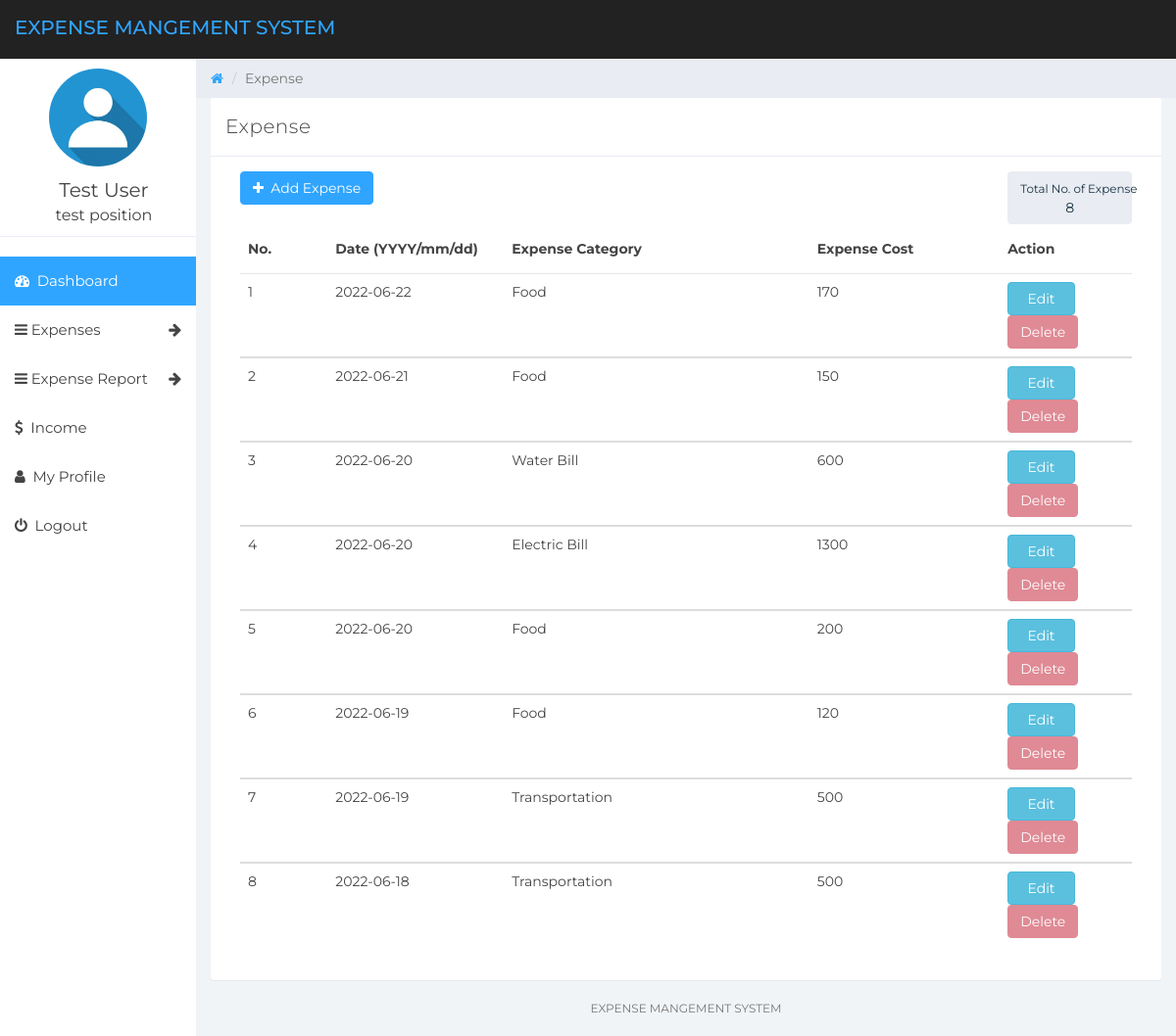
The app's page /add-expense.php (signed in) with its own data.
### tables this page shows
CREATE TABLE `tbluser` (
  `ID` int(10) NOT NULL,
  `FullName` varchar(150) DEFAULT NULL,
  `Email` varchar(200) DEFAULT NULL,
  `MobileNumber` bigint(10) DEFAULT NULL,
  `Password` varchar(200) DEFAULT NULL,
  `RegDate` timestamp NOT NULL DEFAULT current_timestamp(),
  `Position` varchar(200) DEFAULT NULL,
  `Image` blob DEFAULT NULL
);

CREATE TABLE `tblexpense` (
  `ID` int(10) NOT NULL,
  `UserId` int(10) NOT NULL,
  `ExpenseDate` date DEFAULT NULL,
  `ExpenseItem` varchar(200) DEFAULT NULL,
  `ExpenseCost` varchar(200) DEFAULT NULL,
  `ExpenseCategory` varchar(200) DEFAULT NULL,
  `NoteDate` timestamp NULL DEFAULT current_timestamp()
);

### add-expense.php (the view, shortened to what this page needs)
<?php
include('includes/dbconnection.php');
if (strlen($_SESSION['detsuid'] == 0)) {
	header('location:logout.php');
} else {
	$userid = $_SESSION['detsuid'];
	$rowCount = mysqli_fetch_array(mysqli_query($con, "select COUNT(*) as count from tblexpense where UserId='$userid'"));
?>
	<!DOCTYPE html>
	<html>
	<head>
		<link href="css/bootstrap.min.css" rel="stylesheet">
		<link href="css/font-awesome.min.css" rel="stylesheet">
		<link href="css/datepicker3.css" rel="stylesheet">
		<link href="css/styles.css" rel="stylesheet">
	</head>
	<body>
		<?php include_once('includes/header.php'); ?>
		<?php include_once('includes/sidebar.php'); ?>
		<div class="col-sm-9 col-sm-offset-3 col-lg-10 col-lg-offset-2 main">
			<div class="row">
				<ol class="breadcrumb">
					<li><a href="#">
							<em class="fa fa-home"></em>
						</a></li>
					<li class="active">Expense</li>
				</ol>
			</div>
			<div class="row">
				<div class="col-lg-12">
					<div class="panel panel-default">
						<div class="panel-heading">Expense</div>
						<div class="panel-body">
							<div class="col-md-10">
								<div class="form-group has-success">
									<a data-toggle="modal" data-target="#addExpense" class="btn btn-primary"><em class="fa fa-plus">&nbsp;</em> Add Expense</a>
								</div>
							</div>
							<div class="col-md-2">
								<label class="btn btn-default" data-ng-disabled="true">
									<small id="lblTotalCategories">Total No. of Expense</small>
									<div><?php echo $rowCount['count']; ?></div>
								</label>
							</div>
							<div class="col-md-12">
								<div class="table-responsive-sm">
									<table class="table table-hover">
										<thead>
											<tr>
												<th style="width: 10%">No.</th>
												<th style="width: 20%">Date (YYYY/mm/dd)</th>
												<th style="width: 35%">Expense Category</th>
												<th style="width: 20%">Expense Cost</th>
												<th></th>
												<th style="width: 15%">Action</th>
											</tr>
										</thead>
										<?php
										$ret = mysqli_query($con, "select * from tblexpense where UserId='$userid' ORDER BY ExpenseDate DESC");
										$cnt = 1;
										while ($row = mysqli_fetch_array($ret)) {
										?>
											<tbody>
												<tr>
													<td><?php echo $cnt; ?></td>
													<td><?php echo $row['ExpenseDate']; ?> </td>
													<td><?php echo $row['ExpenseCategory']; ?> </td>
													<td><?php echo $row['ExpenseCost']; ?> </td>
													<td><span hidden='true'><?php echo  $row['ID']; ?></span></td>
													<td>
														<button data-toggle="modal" class="btn btn-info editbtn">&nbsp; Edit &nbsp;</button>
														<button data-toggle="modal" class="btn btn-danger deletebtn"> Delete </button>
													</td>
												</tr>
											<?php $cnt = $cnt + 1;
										} ?>
											</tbody>
									</table>
								</div>
							</div>
						</div>
					</div>
				</div>
			</div>
			<?php include_once('includes/footer.php'); ?>
		</div>
	</body>
	</html>
<?php }  ?>

### includes/header.php (shortened to what this page needs)
<nav class="navbar navbar-custom navbar-fixed-top" role="navigation">
    <div class="container-fluid">
        <div class="navbar-header">
            <a class="navbar-brand" href="dashboard.php"><span>Expense Mangement System</span></a>
        </div>
    </div>
</nav>

### includes/sidebar.php (shortened to what this page needs)
<?php
include('includes/dbconnection.php');
?>
<div id="sidebar-collapse" class="col-sm-3 col-lg-2 sidebar wrapper">
  <div class="profile-sidebar">
    <?php
    $userid = $_SESSION['detsuid'];
    $query = mysqli_query($con, "select * from tbluser where ID='$userid'");
    $row = mysqli_fetch_array($query);
    $noImage = './assets/images/users/default-profile-picture.jpg';
    ?>
    <div class="profile-userpic">
      <img src="<?php if ($row['Image']) {
												echo $row['Image'];
                      } else { echo $noImage; } ?>" class="img-responsive" alt="image" class="responsive">
    </div>
    <div class="profile-usertitle">
      <div class="profile-usertitle-name"><?php echo $row['FullName']; ?></div>
      <div class="profile-usertitle-position"><?php echo $row['Position']; ?></div>
    </div>
  </div>
  <ul class="nav menu" id="wrapper">
    <li class="active"><a href="dashboard.php"><em class="fa fa-dashboard">&nbsp;</em> Dashboard</a></li>
    <li class="parent "><a data-toggle="collapse" href="#sub-item-1">
        <em class="fa fa-navicon">&nbsp;</em>Expenses <span data-toggle="collapse" href="#sub-item-1" class="icon pull-right"><em class="fa fa-arrow-right"></em></span>
      </a>
    </li>
    <li class="parent "><a data-toggle="collapse" href="#sub-item-2">
        <em class="fa fa-navicon">&nbsp;</em>Expense Report <span data-toggle="collapse" href="#sub-item-1" class="icon pull-right"><em class="fa fa-arrow-right"></em></span>
      </a>
    </li>
    <li><a href="add-income.php"><em class="fa fa-usd">&nbsp;</em> Income</a></li>
    <li><a href="user-profile.php"><em class="fa fa-user">&nbsp;</em> My Profile</a></li>
    <li><a data-toggle="modal" data-target="#logOut"><em class="fa fa-power-off">&nbsp;</em> Logout</a></li>
  </ul>
</div>

### includes/footer.php
<div class="col-sm-12">
				<p class="back-link">Expense Mangement System</p>
			</div>

### css/styles.css (style rules this page uses)
body { background: #f1f4f7; padding-top: 60px; font-size: 14px; color: #444444; font-family: "Montserrat", "Helvetica Neue", Helvetica, Arial, sans-serif; }
p { color: #777; }
a, a:hover, a:focus { color: #30a5ff; }
.navbar-custom { background: #222; height: 60px; }
.navbar-header .navbar-brand { color: #fff; font-size: 20px; text-transform: uppercase; font-weight: 500; height: 60px; padding-top: 18px; }
.navbar-header .navbar-brand span { color: #30a5ff; }
.btn-default, .btn-default:hover, .btn-default:focus, .btn-default:active, .btn-default.active, .open > .dropdown-toggle.btn-default, .btn-default.disabled, .btn-default[disabled], fieldset[disabled] .btn-default, .btn-default.disabled:hover, .btn-default[disabled]:hover, fieldset[disabled] .btn-default:hover, .btn-default.disabled:focus, .btn-default[disabled]:focus, fieldset[disabled] .btn-default:focus, .btn-default.disabled:active, .btn-default[disabled]:active, fieldset[disabled] .btn-default:active, .btn-default.disabled.active, .btn-default[disabled].active, fieldset[disabled] .btn-default.active { background-color: #e9ecf2; border-color: #e9ecf2; color: #1b3548; }
.btn-primary, .btn-primary:hover, .btn-primary:focus, .btn-primary:active, .btn-primary.active, .open > .dropdown-toggle.btn-primary, .btn-primary.disabled, .btn-primary[disabled], fieldset[disabled] .btn-primary, .btn-primary.disabled:hover, .btn-primary[disabled]:hover, fieldset[disabled] .btn-primary:hover, .btn-primary.disabled:focus, .btn-primary[disabled]:focus, fieldset[disabled] .btn-primary:focus, .btn-primary.disabled:active, .btn-primary[disabled]:active, fieldset[disabled] .btn-primary:active, .btn-primary.disabled.active, .btn-primary[disabled].active, fieldset[disabled] .btn-primary.active { background-color: #30a5ff; border-color: #30a5ff; }
.btn-danger, .btn-danger:hover, .btn-danger:focus, .btn-danger:active, .btn-danger.active, .open > .dropdown-toggle.btn-danger, .btn-danger.disabled, .btn-danger[disabled], fieldset[disabled] .btn-danger, .btn-danger.disabled:hover, .btn-danger[disabled]:hover, fieldset[disabled] .btn-danger:hover, .btn-danger.disabled:focus, .btn-danger[disabled]:focus, fieldset[disabled] .btn-danger:focus, .btn-danger.disabled:active, .btn-danger[disabled]:active, fieldset[disabled] .btn-danger:active, .btn-danger.disabled.active, .btn-danger[disabled].active, fieldset[disabled] .btn-danger.active { background-color: #df8a95; border-color: #df8a95; }
.panel { border: 0; }
.panel-heading { font-size: 20px; font-weight: 300; letter-spacing: 0.025em; height: 60px; line-height: 38px; }
.panel-default .panel-heading { background: #fff; border-bottom: 1px solid #e9ecf2; color: #444444; }
.navbar { border: 0; }
.sidebar { display: block; padding: 0; display: none; box-shadow: none; background: #fff; }
.sidebar ul { margin: 20px 0px; }
@media (min-width: 768px) { .sidebar { display: block; position: fixed; top: 60px; bottom: 0; left: 0; z-index: 1000; display: block; margin: 0; padding: 0; overflow-x: hidden; overflow-y: auto; } }
@media (min-width: 768px) { .navbar-header { width: 100%; } }
.sidebar ul.nav .active a, .sidebar ul.nav li.parent a.active, .sidebar ul.nav .active > a:hover, .sidebar ul.nav li.parent a.active:hover, .sidebar ul.nav .active > a:focus, .sidebar ul.nav li.parent a.active:focus { color: #fff; background-color: #30a5ff; }
.sidebar ul.nav li a { height: 50px; font-size: 15px; line-height: 2em; color: #444444; }
.profile-sidebar { padding: 10px 0; border-bottom: 1px solid #e9ecf2; }
.profile-userpic img { display: block; margin-left: auto; margin-right: auto; width: 50%; border-radius: 9999px !important; }
.profile-usertitle { float: center; text-align: center; margin: 10px 0 0 12px; }
.profile-usertitle-name { font-size: 20px; margin-bottom: 0px; }
.profile-usertitle-position { font-size: 16px; margin-bottom: 0px; }
.breadcrumb { border-radius: 0; padding: 10px 15px 10px 15px; background: #e9ecf2; margin: 0; }
.table { background: #fff; }
.table > thead > tr > th { border-bottom: 1px solid #e6e7e8; vertical-align: middle; height: 50px; }
p.back-link { text-align: center; margin-bottom: 20px; font-size: 12px; text-transform: uppercase; }

### records on screen
tbluser: FullName "Test User", Position "test position"
tblexpense: ExpenseDate "2022-06-22", ExpenseCategory "Food", ExpenseCost "170"
tblexpense: ExpenseDate "2022-06-21", ExpenseCategory "Food", ExpenseCost "150"
tblexpense: ExpenseDate "2022-06-20", ExpenseCategory "Water Bill", ExpenseCost "600"
tblexpense: ExpenseDate "2022-06-20", ExpenseCategory "Electric Bill", ExpenseCost "1300"
tblexpense: ExpenseDate "2022-06-20", ExpenseCategory "Food", ExpenseCost "200"
tblexpense: ExpenseDate "2022-06-19", ExpenseCategory "Food", ExpenseCost "120"
tblexpense: ExpenseDate "2022-06-19", ExpenseCategory "Transportation", ExpenseCost "500"
tblexpense: ExpenseDate "2022-06-18", ExpenseCategory "Transportation", ExpenseCost "500"

### other values on screen
$rowCount['count'] "8"
